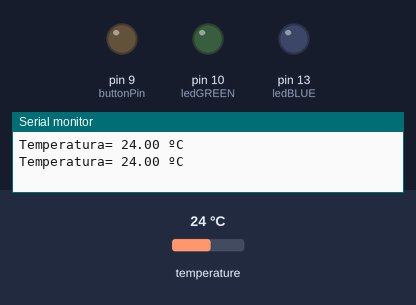
Bench run of a sketch on a simulated Arduino Uno, built with avr-gcc and run on an emulated ATmega328P. Parts: output pins drawn as LEDs (lit = HIGH), the last lines printed to the serial monitor. The test bench sets the inputs (shaded band); at power-on: temperature 24 °C.

Above: at 7.3 s.
7.4 s: temperature set to 20.7 °C
14.1 s: temperature set to 19.5 °C
At 19.1 s:
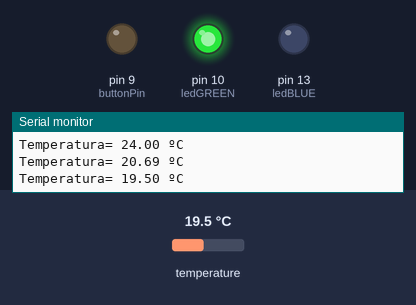
Timing chart, 0 to 20.6 s (numbered marks = the images above; inputs shaded):
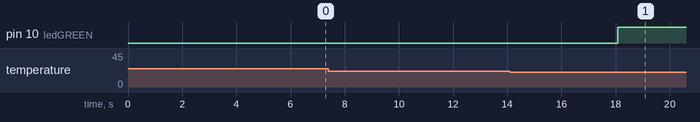

Measured:
- the behaviour switches between 20 and 19.9 °C on temperature (found by bisection; images 0 and 1)
- after the input at 14.1 s, pin 10 (ledGREEN): LOW → HIGH after 4.0 s

The sketch:

main.ino
```cpp
void setup() {

  Serial.begin(9600);
  //presence_setup();
  temperature_setup();
  panic_setup();

}

void loop() {

  //presence_loop();
  temperature_loop();
  panic_loop();

}
```

test_panic_button.ino
```cpp
const int ledBLUE = 13;

const int buttonPin = 9;
int buttonState = 0;

void panic_setup() {

  pinMode(ledBLUE, OUTPUT);
  pinMode(buttonPin, OUTPUT);

}

void panic_loop() {

  buttonState = digitalRead(buttonPin);

  if( buttonState == HIGH){
    digitalWrite(ledBLUE, HIGH);  // turn the LED on (HIGH is the voltage level)
  }else{
    digitalWrite(ledBLUE, LOW);  // turn the LED on (HIGH is the voltage level)
  }

}
//cambios
```

test_presence_detection.ino
```cpp
int pirPin = 6;
int pirState;

void presence_setup() {

}

void presence_loop() {
  pirState = digitalRead(pirPin); //read state of the PIR

  if (pirState == LOW) {
      Serial.println("No motion"); //if the value read is low, there  was no motion
  } else {
    Serial.println("Motion!"); //if the value read was high, there was motion
  }

  delay(500);
}
```

test_temperature.ino
```cpp
#include <OneWire.h>
#include <DallasTemperature.h>

OneWire ourWire(5);                  //Se establece el pin 2  como bus OneWire
DallasTemperature sensors(&ourWire);  //Se declara una variable u objeto para nuestro sensor

float temp;
float temp_min = 20;
float temp_max = 26;

const int ledGREEN = 10;

void temperature_setup() {

  sensors.begin();   //Se inicia el sensor
  pinMode(ledGREEN, OUTPUT);

}

void temperature_loop(){

  sensors.requestTemperatures();            //Se envía el comando para leer la temperatura
  temp= sensors.getTempCByIndex(0);         //Se obtiene la temperatura en ºC

  if(temp < temp_min || temp > temp_max){
    digitalWrite(ledGREEN, HIGH);  // turn the LED on (HIGH is the voltage level)
  }else{
    digitalWrite(ledGREEN, LOW);  // turn the LED on (HIGH is the voltage level)
  }

  Serial.print("Temperatura= ");
  Serial.print(temp);
  Serial.println(" ºC");
  delay(5000);                               //monitorización cada 5 seg  = 5000ms
}
```
